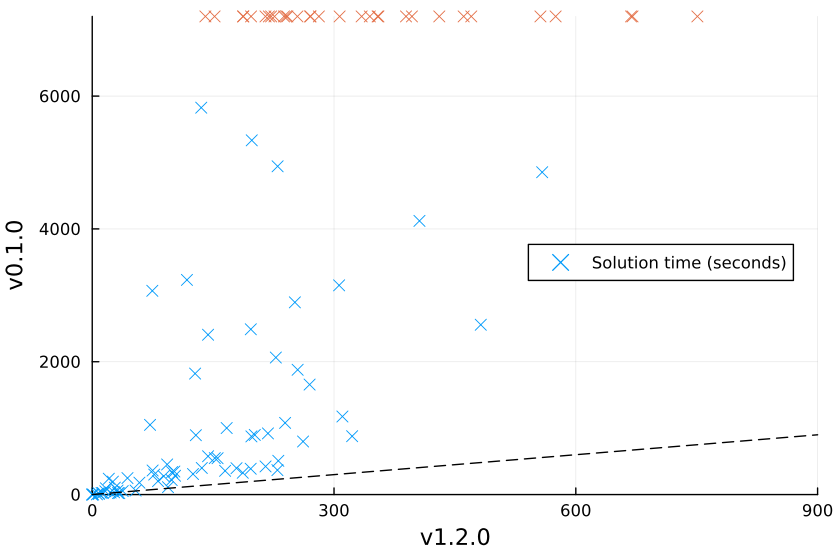

Reproduce this figure in Julia.
using DelimitedFiles, Plots, Statistics
t1 = zeros(101)
t2 = zeros(101)
val1 = zeros(101)
val2 = zeros(101)
for i in 0:100
    try
        result = readdlm((@__DIR__)*"/results/CHD_"*string(i)*".csv", ',')
        t1[i+1] = result[2]
        val1[i+1] = result[1]
    catch e
        println("Missing file "*(@__DIR__)*"/results/CHD_"*string(i)*".csv")
    end
    try
        result = readdlm((@__DIR__)*"/../../DecProg_0_1_0/experiments/results/CHD_"*string(i+1)*".csv", ',')
        t2[i+1] = result[2]
        val2[i+1] = result[1]
        # println(val1[i+1]*1000/result[1])
    catch e
        t2[i+1] = 7200
        val2[i+1] = Inf
    end
end

#println(sort(t1))
#println(sort(t2))

# log-axis, all data
# scatter(t1, t2, xlabel="v1.2.0", ylabel="v0.1.0", markershape=:x, label="Solution time (seconds)", xlim=[0.001,1800], ylim=[0.001,7200], xaxis=:log, yaxis=:log)
# plot!([0.001,7200], [0.001,7200], ls=:dash, lc=:black, label=false)

# log-axis, >1s
# scatter(t1, t2, xlabel="v1.2.0", ylabel="v0.1.0", markershape=:x, label="Solution time (seconds)", xlim=[1,1800], ylim=[1,7200], xaxis=:log, yaxis=:log)
# plot!([1,7200], [1,7200], ls=:dash, lc=:black, label=false)

# "regular" axis
scatter(t1[t2.<7200], t2[t2.<7200], xlabel="v1.2.0", ylabel="v0.1.0", markershape=:x, label="Solution time (seconds)", xlim=[0,900], ylim=[0,7200], legend=:right)
scatter!(t1[t2.>=7200], t2[t2.>=7200], markershape=:x, label=false)
plot!([0,7200], [0,7200], ls=:dash, lc=:black, label=false)

Plots.pdf("CHD")
